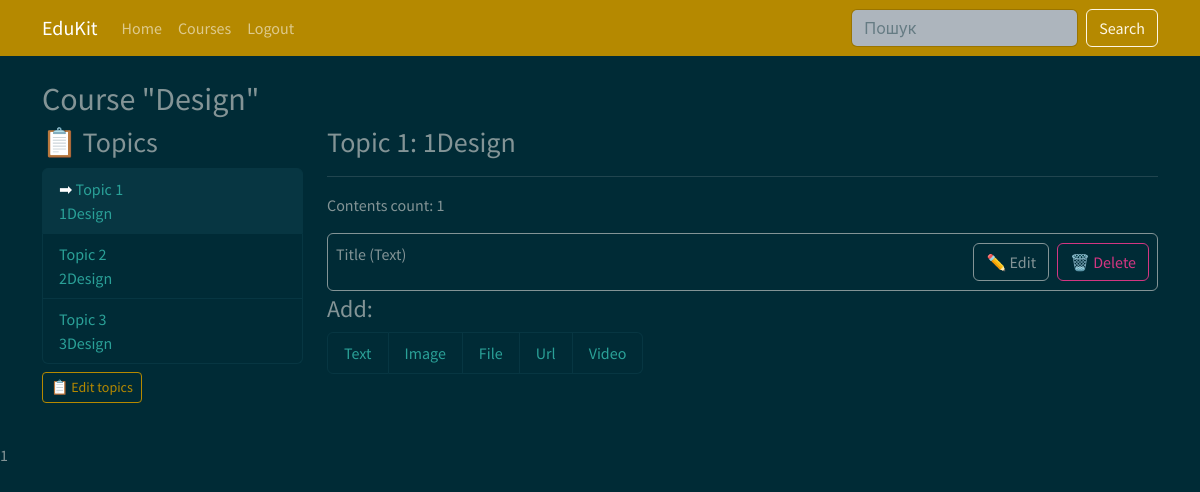
The page /course/module/9/ (signed in) on the database its author committed.
### courses/models.py (models this page shows, shortened)
class Course(models.Model):
    owner = models.ForeignKey(User, related_name="courses_created", on_delete=models.CASCADE, verbose_name="Teacher")
    subject = models.ForeignKey(Subject, related_name="courses", on_delete=models.CASCADE, verbose_name="Subject")
    title = models.CharField(max_length=500, verbose_name="Title")
    slug = models.SlugField(max_length=500, unique=True, verbose_name="Slug")
    overview = models.TextField(verbose_name="Description")
    created = models.DateTimeField(auto_now_add=True)
    class Meta:
        verbose_name = "Course"
        verbose_name_plural = "Courses"
        ordering = ["-created"]

class Module(models.Model):
    course = models.ForeignKey(Course, related_name="modules", on_delete=models.CASCADE, verbose_name="Course")
    title = models.CharField(max_length=500, verbose_name="Title")
    description = models.TextField(blank=True, verbose_name="Description")
    order = OrderField(blank=True, for_fields=["course"])
    class Meta:
        verbose_name = "Topic"
        verbose_name_plural = "Topics"
        ordering = ["order"]

class Content(models.Model):
    module = models.ForeignKey(Module, related_name="contents", on_delete=models.CASCADE, verbose_name="Topic")
    content_type = models.ForeignKey(ContentType, on_delete=models.CASCADE, verbose_name="Content type", limit_choices_to={"model__in": ("text", "file", "image", "video", "url")})
    object_id = models.PositiveIntegerField()
    item = GenericForeignKey("content_type", "object_id")
    order = OrderField(blank=True, for_fields=["module"])
    class Meta:
        verbose_name = "Content"
        verbose_name_plural = "Content"
        ordering = ["order"]

class BaseContent(models.Model):
    owner = models.ForeignKey(User, related_name="%(class)s_related", on_delete=models.CASCADE, verbose_name="Author")
    title = models.CharField(max_length=500, verbose_name="Title")
    created = models.DateTimeField(auto_now_add=True)
    updated = models.DateTimeField(auto_now=True)
    class Meta:
        abstract = True
    def __str__(self):
        return self.title

class Text(BaseContent):
    body = models.TextField(verbose_name="Text")

### courses/views.py (the view)
# urls.py: path("module/<int:module_id>/", views.ModuleContentListView.as_view(), name="module_content_list"),
class ModuleContentListView(TemplateResponseMixin, View):
    template_name = "courses/manage/module/content_list.html"
    content_types = ["text", "image", "file", "url", "video"]
    def get(self, request, module_id):
        module = get_object_or_404(Module, id=module_id, course__owner=request.user)
        return self.render_to_response({
            "module": module,
            "content_types": self.content_types,
        })

### courses/templatetags/course.py (called while the page is built)
@register.filter
def model_name(object):
    try:
        return object._meta.model_name
    except AttributeError:
        return None

### courses/templates/courses/manage/module/content_list.html (shortened to what this page needs)
{% extends "base.html" %}
{% load course %}
{% block content %}
    {% with course=module.course %}
        <h2>
            Course "{{ course.title }}"
        </h2>
        <div class="row">
            <div class="col-3">
                <h3>
                    <a class="text-decoration-none" href="{% url "course_module_update" course.id %}">📋</a> Topics
                </h3>
                <ul id="modules" class="list-group">
                    {% for m in course.modules.all %}
                        <li draggable="true" class="list-group-item {% if m == module %} active {% endif %}" data-id="{{ m.id }}" {% if m == module %} class="selected" {% endif %}>
                            {% if m == module %} ➡ {% endif %}
                            <a class="text-decoration-none" href="{% url "module_content_list" m.id %}">
                                <span>Topic {{ m.order|add:1 }}</span><br>
                                {{ m.title }}
                            </a>
                        </li>
                    {% empty %}
                        <li>No topics yet</li>
                    {% endfor %}
                </ul>
                <p class="mt-2">
                    <a class="text-decoration-none btn btn-outline-primary btn-sm" href="{% url "course_module_update" course.id %}">📋 Edit topics</a>
                </p>
            </div>
            <div class="col-9">
                <h3>Topic {{ module.order|add:1 }}: {{ module.title }}</h3>
                <hr>
                <p>Contents count: {{ module.contents.all.count }}</p>
                {% for content in module.contents.all %}
                    <div class="border border-1 p-2 mb-1 border border-1 border-secondary rounded d-flex justify-content-between align-items-center" data-id="{{ content.id }}">
                        {% with item=content.item %}
                            <p>{{ item }} ({{ item|model_name|capfirst }})</p>
                            <span class="d-flex gap-2">
                                <a class="btn btn-outline-secondary" href="{% url "module_content_update" module.id item|model_name item.id %}">✏️ Edit</a>
                                <form action="{% url "module_content_delete" content.id %}" class="text-decoration-none" method="post">
                                    <input class="btn btn-outline-danger" type="submit" value="🗑️ Delete">
                                </form>
                            </span>
                        {% endwith %}
                    </div>
                {% empty %}
                    <p>No content yet</p>
                {% endfor %}
                <h4>Add: </h4>
                <ul class="list-group list-group-horizontal">
                    {% for content in content_types %}
                        <li class="list-group-item">
                            <a class="text-decoration-none" href="{% url "module_content_create" module.id content %}">{{ content|capfirst }}</a>
                        </li>
                    {% endfor %}
                </ul>
            </div>
        </div>
    {% endwith %}
{% endblock content %}
{% block include_js %}
    1
{% endblock include_js %}

### rows shown on the page
Course: title "Design"
Module: order|add "1", title "1Design", contents.all.count "1"
Module: order|add "2", title "2Design"
Module: order|add "3", title "3Design"
Content: item "Title", item|model_name "Text"

### other values the page prints
{{ content|capfirst }} "Text" "Image" "File" "Url" "Video"
